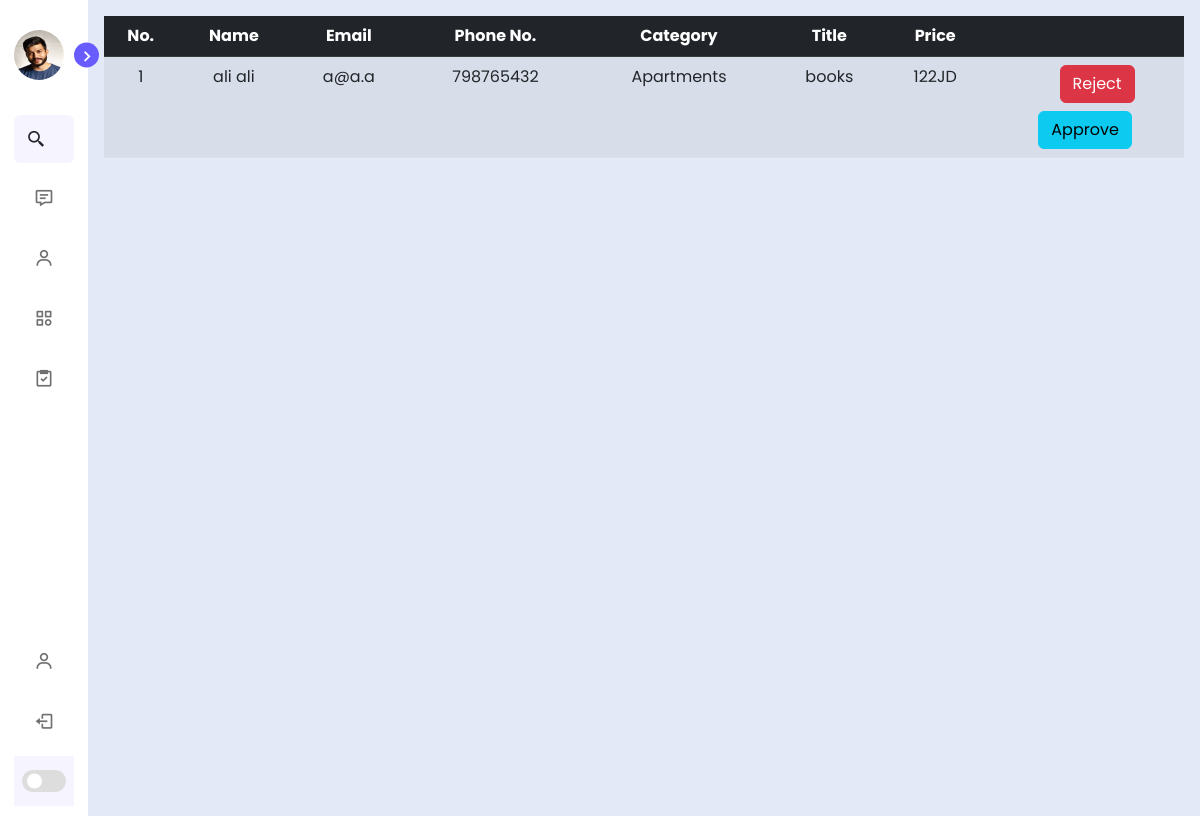
The app's page /Admin/requests.php (signed in) with its own data.
### tables this page shows
CREATE TABLE `requests` (
  `id` int(11) NOT NULL,
  `userName` varchar(100) NOT NULL,
  `email` varchar(100) NOT NULL,
  `phone` int(50) NOT NULL,
  `serviceCat` varchar(100) NOT NULL,
  `serviceTitle` varchar(100) NOT NULL,
  `servicePrice` int(20) NOT NULL,
  `serviceId` int(11) NOT NULL
);

### Admin/requests.php (the view, shortened to what this page needs)
<?php include "sidebar.php"; ?>
<section id="sec" class="home mt-3 px-3">
    <table class="table table-striped text-center">
        <thead class="table-dark">
            <tr>
                <th scope="col">No.</th>
                <th scope="col">Name</th>
                <th scope="col">Email</th>
                <th scope="col">Phone No.</th>
                <th scope="col">Category</th>
                <th scope="col">Title</th>
                <th scope="col">Price</th>
                <th scope="col"></th>
            </tr>
        </thead>
        <tbody>
            <?php
            $rows = mysqli_query($conn, "SELECT * FROM requests ORDER BY id ASC");
            $sr = 1;
            foreach ($rows as $row) : ?>
                <tr>
                    <td><?php echo $sr++ ?></td>
                    <td><?php echo $row['userName']; ?></td>
                    <td><?php echo $row['email']; ?></td>
                    <td><?php echo $row['phone']; ?></td>
                    <td><?php echo $row['serviceCat']; ?></td>
                    <td><?php echo $row['serviceTitle']; ?></td>
                    <td><?php echo $row['servicePrice'] . "JD"; ?></td>
                    <td>
                        <form action="../processes/_remove.php" method="POST" class="ms-3">
                            <button name="deleteRequest" class="btn btn-danger mb-2 ms-2">Reject</button>
                        </form>
                        <a href="#" name="serviceStatus" class="btn btn-info">Approve</a>
                    </td>
                </tr>
            <?php
            endforeach; ?>
        </tbody>
    </table>
</section>
<?php include_once 'footer.php' ?>

### Admin/layout/css/style.css (style rules this page uses)
* { box-sizing: border-box; font-family: "Poppins", sans-serif; scroll-behavior: smooth; scroll-padding-top: 3rem; list-style: none; text-decoration: none; padding: 0; margin: 0; }
:root { --body-color: #e4e9f7; --sidebar-color: #fff; --primary-color: #695cfe; --primary-color-light: #f6f5ff; --toggle-color: #ddd; --text-color: #707070; }
body { height: 100vh; background: var(--body-color); transition: all 0.5s ease; }
.home { position: relative; left: 250px; height: 100vh; width: calc(100% - 250px); background: var(--body-color); transition: all 0.4s ease; }
.sidebar.close ~ .home { left: 88px; width: calc(100% - 88px); }

### records on screen
requests: userName "ali ali", email "a@a.a", phone "798765432", serviceCat "Apartments", serviceTitle "books", servicePrice "122"
